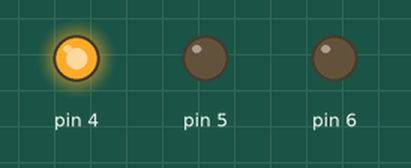
This sketch was run on a simulated Arduino Uno, built with avr-gcc and run on an emulated ATmega328P. Parts: output pins drawn as LEDs (lit = HIGH).

Above: at 0.5 s.
At 2.5 s:
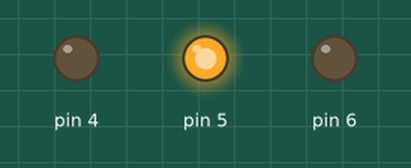
At 4.5 s:
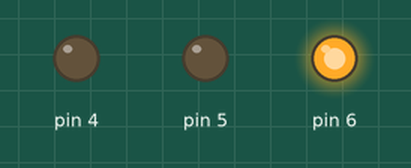
At 5.5 s:
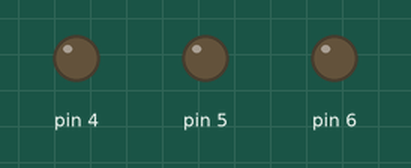
Timing chart, 0 to 7.8 s (numbered marks = the images above):
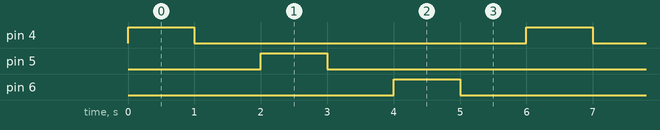

Measured:
- by itself, pin 4–6: alternates HIGH for 1.0 s and LOW for 5.0 s
- by itself, everything shown: repeats every 6.0 s, in 6 steps

The sketch:

flasher.ino
```cpp
#include<flasher.h>
flasher f1(4,5,6);
void setup() {
f1.PinSetup();
}

void loop() {
f1.Sequance1();
}
```

flasher.cpp
```cpp
#include "Arduino.h"
#include "flasher.h"
flasher::flasher (int led1,int led2, int led3)  {
 d1=led1;
 d2=led2;
 d3=led3;
}

void flasher::PinSetup() {
 pinMode(d1,OUTPUT);
  pinMode(d2,OUTPUT);
   pinMode(d3,OUTPUT);
}

void flasher::Sequance1() {
digitalWrite(d1,HIGH);
delay(1000);
digitalWrite(d1,LOW);
delay(1000);
digitalWrite(d2,HIGH);
delay(1000);
digitalWrite(d2,LOW);
delay(1000);
digitalWrite(d3,HIGH);
delay(1000);
digitalWrite(d3,LOW);
delay(1000);
}
```

flasher.h
```cpp
#ifndef flasher_h
#define flasher_h
#include"Arduino.h"
class flasher {
private:
int d1,d2,d3;
public:
flasher (int led1,int led2, int led3);
void PinSetup();
void Sequance1();
};

#endif
```
